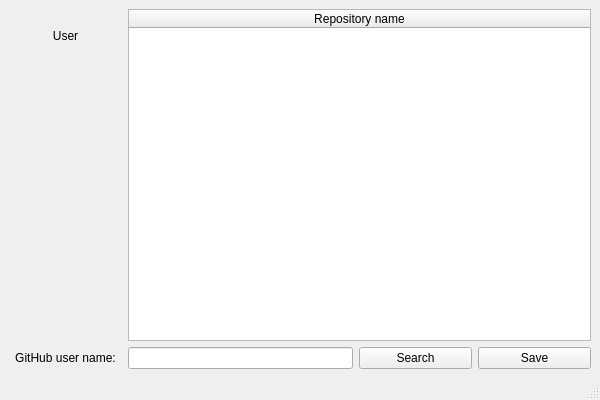
<?xml version="1.0" encoding="UTF-8"?>
<ui version="4.0">
 <class>MainWindow</class>
 <widget class="QMainWindow" name="MainWindow">
  <property name="enabled">
   <bool>true</bool>
  </property>
  <property name="geometry">
   <rect>
    <x>0</x>
    <y>0</y>
    <width>600</width>
    <height>400</height>
   </rect>
  </property>
  <property name="minimumSize">
   <size>
    <width>600</width>
    <height>400</height>
   </size>
  </property>
  <property name="maximumSize">
   <size>
    <width>600</width>
    <height>400</height>
   </size>
  </property>
  <property name="acceptDrops">
   <bool>false</bool>
  </property>
  <property name="windowTitle">
   <string>MainWindow</string>
  </property>
  <property name="unifiedTitleAndToolBarOnMac">
   <bool>false</bool>
  </property>
  <widget class="QWidget" name="centralwidget">
   <layout class="QGridLayout" name="gridLayout">
    <item row="3" column="1" colspan="2">
     <widget class="QLineEdit" name="nameEdit"/>
    </item>
    <item row="3" column="4">
     <widget class="QPushButton" name="saveButton">
      <property name="sizePolicy">
       <sizepolicy hsizetype="Preferred" vsizetype="Fixed">
        <horstretch>0</horstretch>
        <verstretch>0</verstretch>
       </sizepolicy>
      </property>
      <property name="text">
       <string>Save</string>
      </property>
     </widget>
    </item>
    <item row="3" column="0">
     <widget class="QLabel" name="label">
      <property name="text">
       <string>GitHub user name:</string>
      </property>
      <property name="alignment">
       <set>Qt::AlignCenter</set>
      </property>
     </widget>
    </item>
    <item row="3" column="3">
     <widget class="QPushButton" name="findButton">
      <property name="sizePolicy">
       <sizepolicy hsizetype="Preferred" vsizetype="Fixed">
        <horstretch>0</horstretch>
        <verstretch>0</verstretch>
       </sizepolicy>
      </property>
      <property name="text">
       <string>Search</string>
      </property>
     </widget>
    </item>
    <item row="1" column="0">
     <widget class="QLabel" name="label_3">
      <property name="text">
       <string>User</string>
      </property>
      <property name="alignment">
       <set>Qt::AlignCenter</set>
      </property>
     </widget>
    </item>
    <item row="0" column="1" rowspan="3" colspan="4">
     <widget class="QTableWidget" name="tableWidget">
      <property name="enabled">
       <bool>true</bool>
      </property>
      <property name="sizePolicy">
       <sizepolicy hsizetype="Expanding" vsizetype="Expanding">
        <horstretch>0</horstretch>
        <verstretch>0</verstretch>
       </sizepolicy>
      </property>
      <property name="layoutDirection">
       <enum>Qt::LeftToRight</enum>
      </property>
      <property name="autoFillBackground">
       <bool>false</bool>
      </property>
      <attribute name="horizontalHeaderMinimumSectionSize">
       <number>150</number>
      </attribute>
      <attribute name="horizontalHeaderDefaultSectionSize">
       <number>150</number>
      </attribute>
      <attribute name="horizontalHeaderStretchLastSection">
       <bool>true</bool>
      </attribute>
      <column>
       <property name="text">
        <string>Repository name</string>
       </property>
      </column>
     </widget>
    </item>
    <item row="0" column="0">
     <widget class="QLabel" name="label_2">
      <property name="text">
       <string/>
      </property>
      <property name="pixmap">
       <pixmap resource="resources.qrc">:/res/res/GitHubLogo.jpg</pixmap>
      </property>
      <property name="alignment">
       <set>Qt::AlignCenter</set>
      </property>
     </widget>
    </item>
    <item row="2" column="0">
     <spacer name="verticalSpacer">
      <property name="orientation">
       <enum>Qt::Vertical</enum>
      </property>
      <property name="sizeType">
       <enum>QSizePolicy::Expanding</enum>
      </property>
      <property name="sizeHint" stdset="0">
       <size>
        <width>20</width>
        <height>40</height>
       </size>
      </property>
     </spacer>
    </item>
   </layout>
  </widget>
  <widget class="QMenuBar" name="menubar">
   <property name="geometry">
    <rect>
     <x>0</x>
     <y>0</y>
     <width>600</width>
     <height>21</height>
    </rect>
   </property>
  </widget>
  <widget class="QStatusBar" name="statusbar"/>
 </widget>
 <resources>
  <include location="resources.qrc"/>
 </resources>
 <connections/>
</ui>
